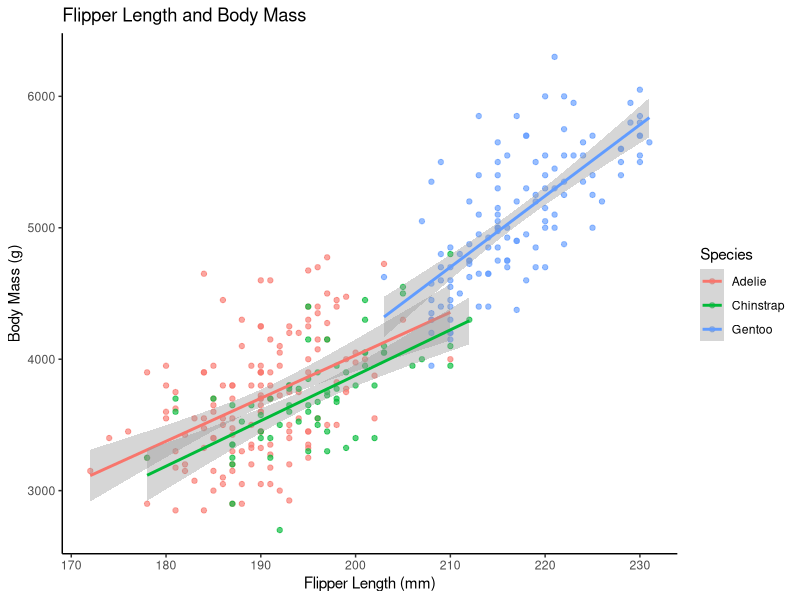
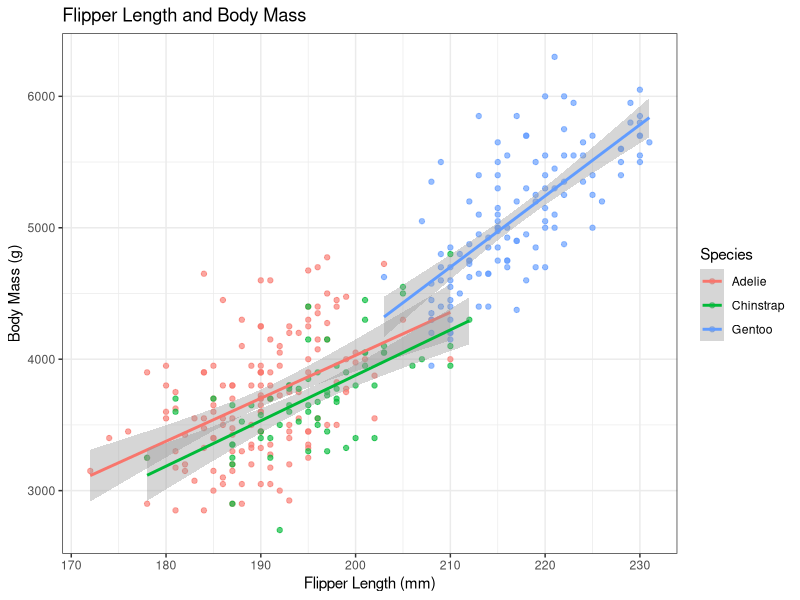
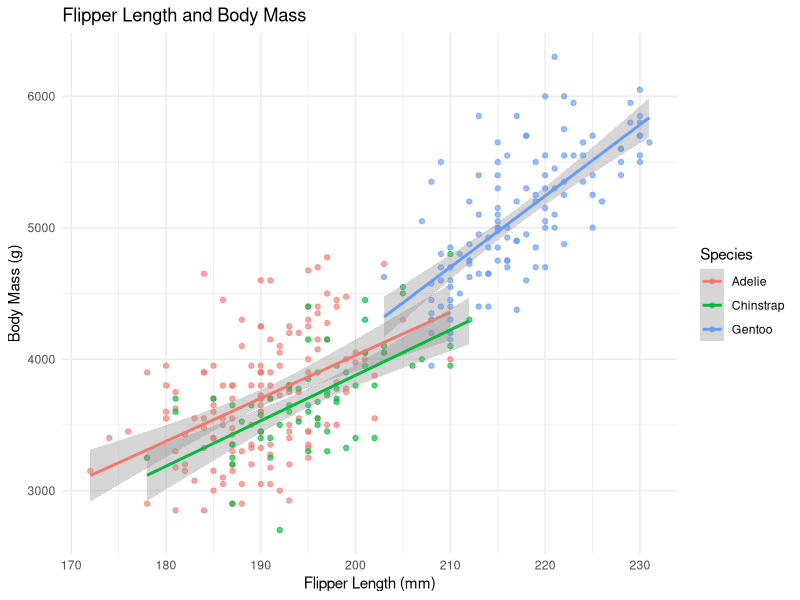
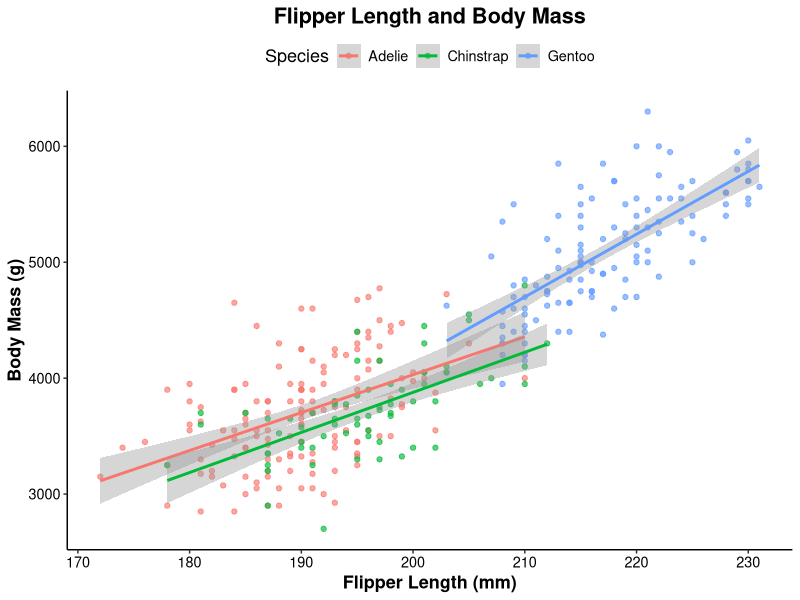
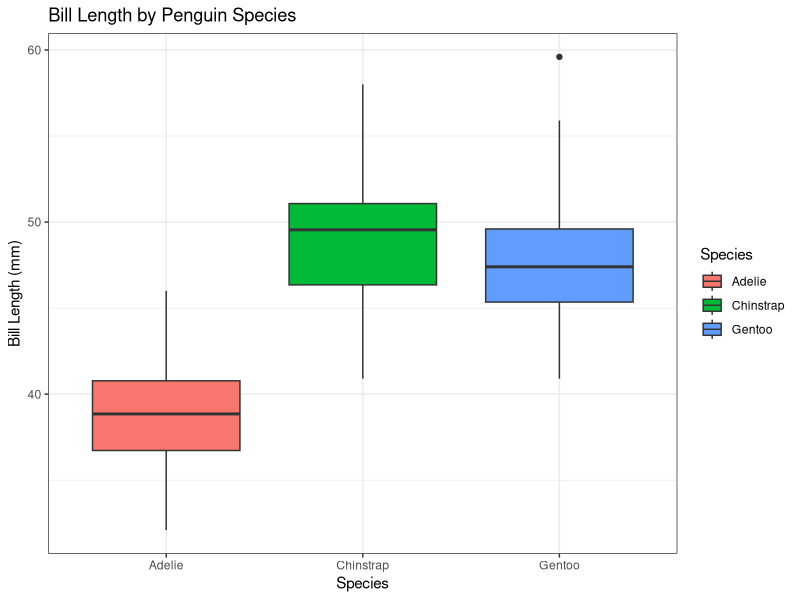
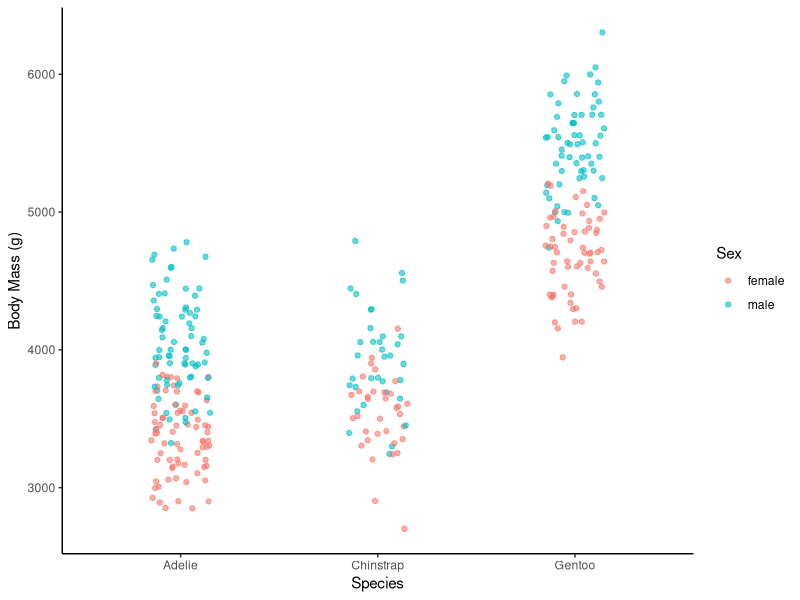
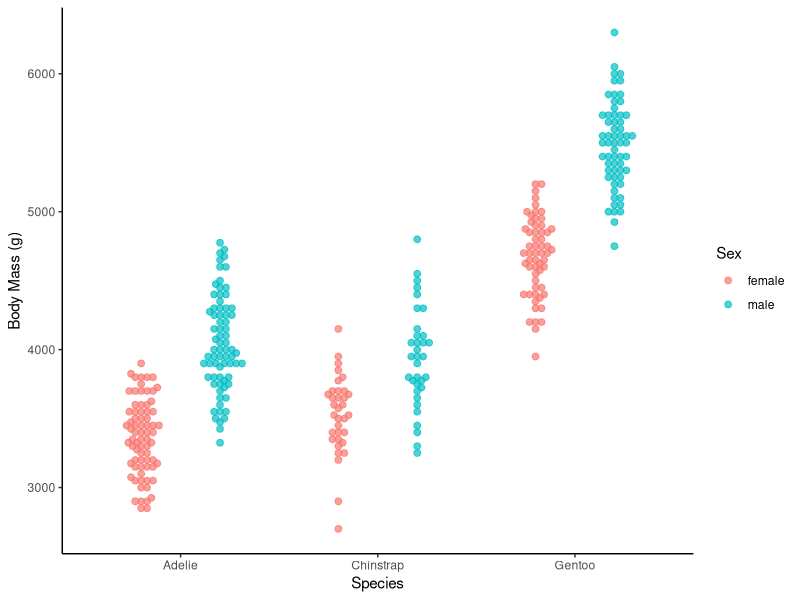
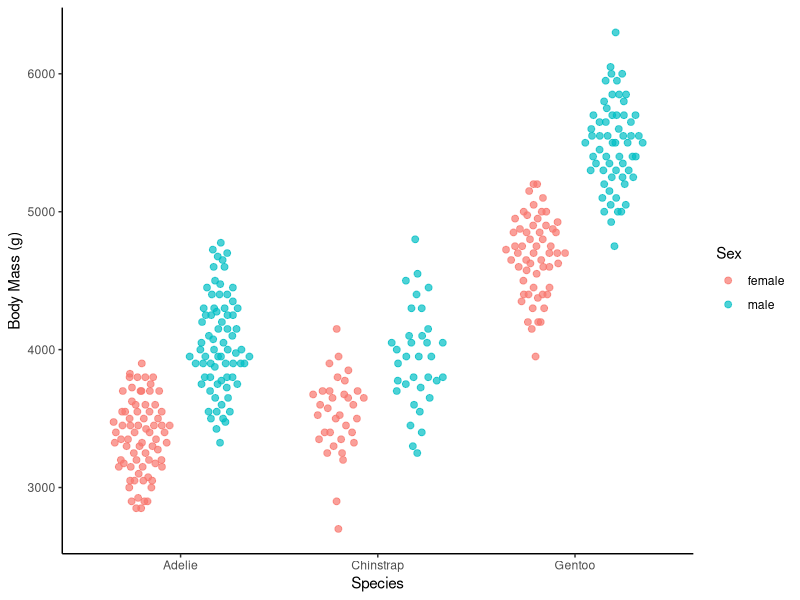

Source code (R) for these figures, in order:
# ============================================================
# ENTO 8030 — Discussion 06
# Advanced ggplot2 Skills
# STUDENT VERSION
# ============================================================

# TEACHING PHILOSOPHY ----------------------------------------------------
#
# Each skill follows the same cycle:
#
# SHOW  — instructor demonstrates the skill and explains where the change
#         occurs in the ggplot code.
#
# DO    — students apply the same idea to a different figure without
#         copying the demonstration.
#
# TEACH — students explain what they changed, where they changed it,
#         and why the change affects interpretation or presentation.
#
# The goal is not to memorize ggplot syntax. The goal is to learn how to
# diagnose a figure, identify the component that needs to change, and
# explain the code used to make that change.

# LEARNING GOALS ---------------------------------------------------------
# By the end of this discussion, you should be able to:
# 1. Identify whether a figure change belongs in a geom, scale, labs,
#    theme, facet, or patchwork function.
# 2. Apply built-in themes and customize individual theme elements.
# 3. Reduce overplotting and display distributions more effectively.
# 4. Apply accessible color palettes.
# 5. Use facets and multi-panel layouts deliberately.
# 6. Explain HOW you modified a figure and WHY you made that choice.

# PACKAGES ---------------------------------------------------------------

# Install once if needed:
# install.packages(c(
#   "tidyverse", "here", "palmerpenguins", "ggbeeswarm",
#   "RColorBrewer", "viridis", "patchwork"
# ))

library(tidyverse)
library(here)
library(palmerpenguins)
library(ggbeeswarm)
library(RColorBrewer)
library(viridis)
library(patchwork)

penguins <- palmerpenguins::penguins %>%
  drop_na(flipper_length_mm, body_mass_g, bill_length_mm,
          bill_depth_mm, species, sex)

# A useful mental map:
#
# geom_*()   = HOW the data are drawn
# scale_*()  = HOW data values map to color/fill/etc.
# labs()     = WHAT labels and titles say
# theme()    = HOW non-data elements look
# facet_*()  = HOW data are separated into panels
# patchwork  = HOW complete ggplots are arranged together


# ============================================================
# 1. THEMES AND TARGETED FORMATTING
# ============================================================

# ---------------------------- SHOW ---------------------------
# Start with a complete figure, then change only the elements
# needed for the communication goal.

show_theme <- ggplot(
  penguins,
  aes(x = flipper_length_mm, y = body_mass_g, color = species)
) +
  geom_point(alpha = 0.65) +
  geom_smooth(method = "lm", se = TRUE) +
  theme_classic() +
  labs(
    title = "Flipper Length and Body Mass",
    x = "Flipper Length (mm)",
    y = "Body Mass (g)",
    color = "Species"
  )

show_theme

# Built-in themes change many non-data elements at once.
show_theme + theme_bw()
show_theme + theme_minimal()

# Individual elements are modified inside theme().
show_theme_formatted <- show_theme +
  theme(
    text = element_text(size = 13),
    axis.title = element_text(face = "bold"),
    axis.text = element_text(color = "black"),
    plot.title = element_text(hjust = 0.5, face = "bold"),
    legend.position = "top"
  )

show_theme_formatted

# Notice:
# - Nothing about the observations changed.
# - theme() changed non-data elements.
# - labs() would be used if we wanted to change the WORDING of a label.


# ----------------------------- DO ----------------------------
# Apply the same ideas to a DIFFERENT figure.

do_theme <- ggplot(
  penguins,
  aes(x = species, y = bill_length_mm, fill = species)
) +
  geom_boxplot() +
  theme_bw() +
  labs(
    title = "Bill Length by Penguin Species",
    x = "Species",
    y = "Bill Length (mm)",
    fill = "Species"
  )

do_theme

# MODIFY do_theme so that:
# 1. The title is centered and bold.
# 2. Axis titles are bold.
# 3. Axis text is black.
# 4. The redundant legend is removed.
# 5. Minor grid lines are removed.
# 6. Overall text size is increased.
#
# Do not rebuild the plot from scratch.

# YOUR CODE:


# --------------------------- TEACH ---------------------------
# Explain your changes to a partner WITHOUT simply reading your code.
#
# 1. Which function contained most of your modifications?
#
# 2. Why did removing the legend make sense for this figure?
#
# 3. What is the difference between changing text with labs() and
#    changing text appearance with theme()?
#
# 4. Point to one line of your code and explain:
#       "This line changes ______ by ______."


# ============================================================
# 2. REDUCING OVERPLOTTING
# ============================================================

# ---------------------------- SHOW ---------------------------
# Ordinary points can overlap when observations share the same x value.

show_points <- ggplot(
  penguins,
  aes(x = species, y = body_mass_g, color = sex)
) +
  geom_jitter(width = 0.15, alpha = 0.6) +
  theme_classic() +
  labs(
    x = "Species",
    y = "Body Mass (g)",
    color = "Sex"
  )

show_points

# ggbeeswarm provides alternatives that deliberately arrange points
# so that individual observations are easier to see.

show_beeswarm <- ggplot(
  penguins,
  aes(x = species, y = body_mass_g, color = sex)
) +
  geom_beeswarm(
    size = 2,
    alpha = 0.7,
    dodge.width = 0.8
  ) +
  theme_classic() +
  labs(
    x = "Species",
    y = "Body Mass (g)",
    color = "Sex"
  )

show_beeswarm

show_quasirandom <- ggplot(
  penguins,
  aes(x = species, y = body_mass_g, color = sex)
) +
  geom_quasirandom(
    size = 2,
    alpha = 0.7,
    dodge.width = 0.8
  ) +
  theme_classic() +
  labs(
    x = "Species",
    y = "Body Mass (g)",
    color = "Sex"
  )

show_quasirandom

# size controls point size.
# alpha controls transparency.
# dodge.width separates groups mapped to color within each x category.


# ----------------------------- DO ----------------------------
# Use BILL DEPTH rather than body mass for a new example.

do_overlap <- ggplot(
  penguins,
  aes(x = species, y = bill_depth_mm, color = sex)
) +
  geom_point() +
  theme_classic() +
  labs(
    x = "Species",
    y = "Bill Depth (mm)",
    color = "Sex"
  )

do_overlap

# MODIFY do_overlap so that:
# 1. Individual observations are easier to distinguish.
# 2. Sexes remain separated within species.
# 3. Points are partially transparent.
# 4. The legend is moved to the top.
# 5. The legend title becomes "Penguin sex".
#
# Choose geom_beeswarm() OR geom_quasirandom().

# YOUR CODE:


# --------------------------- TEACH ---------------------------
# Explain:
#
# 1. Which geom did you choose, and why?
#
# 2. What did alpha change?
#
# 3. What did dodge.width change?
#
# 4. Did you change the DATA, or only how the observations are displayed?
#
# 5. When might an ordinary geom_point() be preferable?


# ============================================================
# 3. SHOWING DISTRIBUTION SHAPE
# ============================================================

# ---------------------------- SHOW ---------------------------

show_boxplot <- ggplot(
  penguins,
  aes(x = species, y = body_mass_g, fill = species)
) +
  geom_boxplot() +
  theme_classic() +
  theme(legend.position = "none") +
  labs(
    x = "Species",
    y = "Body Mass (g)"
  )

show_boxplot

show_violin <- ggplot(
  penguins,
  aes(x = species, y = body_mass_g, fill = species)
) +
  geom_violin(alpha = 0.65) +
  theme_classic() +
  theme(legend.position = "none") +
  labs(
    x = "Species",
    y = "Body Mass (g)"
  )

show_violin

# Boxplot:
# - makes median and quartiles explicit.
#
# Violin:
# - emphasizes the shape/density of the observed distribution.
#
# Neither is universally "better"; the geom should match the information
# you want readers to see.


# ----------------------------- DO ----------------------------

do_distribution <- ggplot(
  penguins,
  aes(x = species, y = flipper_length_mm, fill = sex)
)

# Create a violin plot from do_distribution.
#
# Requirements:
# 1. Fill should represent sex.
# 2. Use partial transparency.
# 3. Use theme_classic().
# 4. Add informative axis labels.
# 5. Put the legend on the right.

# YOUR CODE:


# --------------------------- TEACH ---------------------------
# Explain to a partner:
#
# 1. What information does the WIDTH of a violin communicate?
#
# 2. What would be easier to identify from a boxplot?
#
# 3. What would be easier to identify from the violin plot?
#
# 4. If you were writing a manuscript, how would you justify your choice?


# ============================================================
# 4. ACCESSIBLE COLOR PALETTES
# ============================================================

# ---------------------------- SHOW ---------------------------

show_color <- ggplot(
  penguins,
  aes(x = flipper_length_mm, y = body_mass_g, color = species)
) +
  geom_point(alpha = 0.7, size = 2) +
  theme_classic() +
  labs(
    x = "Flipper Length (mm)",
    y = "Body Mass (g)",
    color = "Species"
  )

show_color

# Brewer palette:
show_color +
  scale_color_brewer(palette = "Set1")

# Viridis discrete palette:
show_color +
  scale_color_viridis_d(option = "H")

# Manual accessible palette:
accessible_colors <- c(
  "Adelie" = "#E69F00",
  "Chinstrap" = "#56B4E9",
  "Gentoo" = "#009E73"
)

show_color +
  scale_color_manual(values = accessible_colors)

# Key idea:
# scale_color_*() changes how the levels of the DATA are mapped to colors.
# theme() would not be the correct place to change a data-based color scale.


# ----------------------------- DO ----------------------------

do_color <- ggplot(
  penguins,
  aes(x = bill_length_mm, y = bill_depth_mm, color = species)
) +
  geom_point() +
  theme_classic() +
  labs(
    x = "Bill Length (mm)",
    y = "Bill Depth (mm)",
    color = "Species"
  )

do_color

# MODIFY do_color:
# 1. Apply a discrete viridis palette.
# 2. Make points slightly larger.
# 3. Make points partially transparent.
# 4. Move the legend to the bottom.
#
# Then create a SECOND version using accessible_colors instead.

# YOUR CODE:


# --------------------------- TEACH ---------------------------
# Explain:
#
# 1. Why was scale_color_*() used instead of theme()?
#
# 2. Why did we use a DISCRETE viridis scale?
#
# 3. What does alpha control?
#
# 4. Which palette would you choose for this figure and why?
#
# Avoid the answer "because it looks better." Be specific.


# ============================================================
# 5. FACETING
# ============================================================

# ---------------------------- SHOW ---------------------------

show_facet <- ggplot(
  penguins,
  aes(x = flipper_length_mm, y = body_mass_g, color = species)
) +
  geom_point(alpha = 0.65) +
  geom_smooth(method = "lm", se = TRUE) +
  facet_wrap(~ species) +
  scale_color_manual(values = accessible_colors) +
  theme_classic() +
  theme(legend.position = "none") +
  labs(
    x = "Flipper Length (mm)",
    y = "Body Mass (g)"
  )

show_facet

# Format the facet strips and panel spacing.
show_facet_formatted <- show_facet +
  theme(
    strip.text = element_text(face = "bold"),
    strip.background = element_rect(fill = "lightgray"),
    panel.spacing = unit(1, "lines")
  )

show_facet_formatted

# Compare fixed and free scales.
show_facet
show_facet + facet_wrap(~ species, scales = "free")

# Free scales can reveal within-panel patterns but make direct comparisons
# of absolute magnitudes among panels more difficult.


# ----------------------------- DO ----------------------------

do_facet <- ggplot(
  penguins,
  aes(x = bill_length_mm, y = bill_depth_mm, color = sex)
) +
  geom_point(alpha = 0.65) +
  theme_classic() +
  labs(
    x = "Bill Length (mm)",
    y = "Bill Depth (mm)",
    color = "Sex"
  )

do_facet

# MODIFY do_facet:
# 1. Create one panel per species.
# 2. Keep the SAME x and y scales among panels.
# 3. Make facet labels bold.
# 4. Add spacing between panels.
# 5. Move the sex legend to the top.

# YOUR CODE:


# --------------------------- TEACH ---------------------------
# Explain:
#
# 1. What variable determines the panels?
#
# 2. Why did you keep common scales?
#
# 3. What comparison becomes easier after faceting?
#
# 4. What information may become harder to see after splitting the data
#    into panels?


# ============================================================
# 6. COMBINING FIGURES WITH PATCHWORK
# ============================================================

# ---------------------------- SHOW ---------------------------
# First, create two COMPLETE plots that use the SAME variable mapped
# to the SAME aesthetic: color = species.

show_panel_a <- ggplot(
  penguins,
  aes(x = flipper_length_mm, y = body_mass_g, color = species)
) +
  geom_point(alpha = 0.65) +
  scale_color_manual(values = accessible_colors) +
  theme_classic() +
  labs(
    x = "Flipper Length (mm)",
    y = "Body Mass (g)",
    color = "Species"
  )

show_panel_b <- ggplot(
  penguins,
  aes(x = bill_length_mm, y = bill_depth_mm, color = species)
) +
  geom_point(alpha = 0.65) +
  scale_color_manual(values = accessible_colors) +
  theme_classic() +
  labs(
    x = "Bill Length (mm)",
    y = "Bill Depth (mm)",
    color = "Species"
  )

# Combine them WITHOUT collecting guides.
show_panel_a + show_panel_b

# Both panels map species to COLOR using the same scale, so each plot
# initially produces the same Species color legend.

# Now tell patchwork to collect compatible guides.
show_combined <- (
  show_panel_a + show_panel_b +
    plot_layout(guides = "collect") +
    plot_annotation(
      title = "Penguin Body Morphology",
      tag_levels = "A"
    )
) &
  theme(legend.position = "bottom")

show_combined

# What did guides = "collect" do?
#
# It identified the compatible/redundant Species color guides from the
# two plots and displayed one shared guide for the combined figure.
#
# IMPORTANT:
# guides = "collect" does NOT mean "force every legend into one legend."
# The guides need to be compatible. For example, a fill guide from one
# plot and a color guide from another are different guides and may remain
# separate even when they represent the same variable.

# patchwork combines COMPLETE ggplot objects.
# plot_layout() controls arrangement and guide collection.
# plot_annotation() controls figure-level titles and panel tags.
# The & operator can apply a theme change across the combined figure.


# ----------------------------- DO ----------------------------
# Now apply the same idea to two different bill-morphology figures.
#
# In BOTH plots, species is mapped to COLOR so the resulting guides
# are compatible and can be collected.

do_panel_a <- ggplot(
  penguins,
  aes(x = species, y = bill_length_mm, color = species)
) +
  geom_boxplot() +
  scale_color_manual(values = accessible_colors) +
  theme_classic() +
  labs(
    x = "Species",
    y = "Bill Length (mm)",
    color = "Species"
  )

do_panel_b <- ggplot(
  penguins,
  aes(x = bill_length_mm, y = bill_depth_mm, color = species)
) +
  geom_point(alpha = 0.65) +
  scale_color_manual(values = accessible_colors) +
  theme_classic() +
  labs(
    x = "Bill Length (mm)",
    y = "Bill Depth (mm)",
    color = "Species"
  )

# FIRST:
# Combine do_panel_a and do_panel_b WITHOUT guides = "collect".
# Confirm that each panel produces its own Species legend.

# YOUR CODE:


# SECOND:
# Modify the combined figure so that:
# 1. The plots remain side-by-side.
# 2. Compatible Species guides are collected into one shared legend.
# 3. The shared legend appears at the bottom.
# 4. Panel tags A and B are added.
# 5. The title is "Penguin Bill Morphology".

# YOUR CODE:


# --------------------- WHY GUIDES MAY NOT COLLECT ----------------------
# Compare the example above with this alternative Panel A:

do_panel_a_fill <- ggplot(
  penguins,
  aes(x = species, y = bill_length_mm, fill = species)
) +
  geom_boxplot() +
  scale_fill_manual(values = accessible_colors) +
  theme_classic() +
  labs(
    x = "Species",
    y = "Bill Length (mm)",
    fill = "Species"
  )

# Here Panel A maps species to FILL, while do_panel_b maps species to COLOR.
# Try collecting the guides:

do_panel_fill_color <- (
  do_panel_a_fill + do_panel_b +
    plot_layout(guides = "collect") +
    plot_annotation(
      title = "Penguin Bill Morphology",
      tag_levels = "A"
    )
) &
  theme(legend.position = "bottom")

do_panel_fill_color

# The two guides are not redundant copies:
#
# Panel A: species -> fill
# Panel B: species -> color
#
# Therefore, guides = "collect" does not automatically turn them into
# one common legend.
#
# In this particular figure, the fill legend in Panel A is also redundant
# because species is already labeled on the x-axis. A cleaner alternative
# is to remove that legend and retain the useful color legend from Panel B.

do_panel_a_fill_clean <- do_panel_a_fill +
  theme(legend.position = "none")

do_panel_clean <- (
  do_panel_a_fill_clean + do_panel_b +
    plot_annotation(
      title = "Penguin Bill Morphology",
      tag_levels = "A"
    )
) &
  theme(legend.position = "bottom")

do_panel_clean


# --------------------------- TEACH ---------------------------
# Explain:
#
# 1. Which code controls the individual plots?
#
# 2. Which code controls the combined figure?
#
# 3. What does guides = "collect" accomplish?
#
# 4. Why could patchwork collect the guides when BOTH plots mapped
#    species to color?
#
# 5. Why did the fill + color example still produce two guides?
#
# 6. Why might removing a redundant legend be preferable to trying
#    to force every guide into a single legend?
#
# 7. Why should two panels be combined only when they contribute
#    complementary information?


# ============================================================
# 7. APPLY THE WORKFLOW: MOTH-FLUSH DATA
# ============================================================

moth_flush <- read.csv(
  here("data", "moth_flush_data.csv")
)

glimpse(moth_flush)

# ---------------------------- SHOW ---------------------------
# We will combine several skills in one example.

show_moth <- ggplot(
  moth_flush,
  aes(x = Treatment, y = Moth_Flush, fill = Treatment)
) +
  geom_boxplot(
    outlier.shape = NA,
    alpha = 0.65
  ) +
  geom_quasirandom(
    aes(color = Treatment),
    width = 0.18,
    alpha = 0.50,
    size = 1.8,
    show.legend = FALSE
  ) +
  scale_fill_viridis_d(option = "D") +
  scale_color_viridis_d(option = "D") +
  theme_classic(base_size = 13) +
  theme(
    legend.position = "none",
    axis.title.y = element_text(face = "bold")
  ) +
  labs(
    x = "Treatment",
    y = "Moth Flush"
  )

show_moth

# What happened?
#
# geom_boxplot()       -> summarized the distribution.
# geom_quasirandom()   -> showed the individual observations.
# scale_*_viridis_d()  -> mapped treatment levels to accessible colors.
# theme()              -> changed non-data formatting.
# labs()               -> supplied readable labels.
#
# outlier.shape = NA prevents boxplot outlier points from being drawn
# separately when every raw observation is already displayed.


# ----------------------------- DO ----------------------------
# Create a NEW figure showing Moth_Flush among Crop groups.

do_moth <- ggplot(
  moth_flush,
  aes(x = Crop, y = Moth_Flush, fill = Crop)
)

# Complete the figure so that:
# 1. A boxplot summarizes each crop.
# 2. Raw observations are visible without severe overlap.
# 3. The colors are accessible.
# 4. The redundant crop legend is removed.
# 5. The theme and text are appropriate for a manuscript figure.
# 6. The axes have informative labels.

# YOUR CODE:


# --------------------------- TEACH ---------------------------
# Without looking at the SHOW code, explain your figure from the outside in:
#
# 1. What scientific comparison does the figure make?
#
# 2. Which geom displays the summary?
#
# 3. Which geom displays individual observations?
#
# 4. Where did you control the colors?
#
# 5. Where did you control the legend?
#
# 6. Where did you control the wording of the axes?
#
# 7. Identify one formatting choice you made for CLARITY rather than
#    because it was required by the code.


# ============================================================
# 8. FINAL CHALLENGE — DO + TEACH
# ============================================================

# Build a publication-style figure using the moth-flush data.
#
# Your figure must communicate at least TWO distinct biological patterns.
# Examples:
# - treatment differences;
# - crop differences;
# - association with temperature;
# - seasonal pattern across Sampling_Day;
# - variation among blocks.
#
# Requirements:
# 1. Include at least two panels.
# 2. Use a consistent theme.
# 3. Use accessible colors.
# 4. Show raw observations where appropriate.
# 5. Remove redundant legends.
# 6. Use informative labels.
# 7. Add panel tags.
# 8. Add one overall figure title.
#
# There is NOT one correct figure.

# YOUR CODE:


# --------------------------- TEACH ---------------------------
# Present your figure to another student/group.
#
# Do NOT begin by reading your code.
#
# First explain:
# 1. What biological question does the figure communicate?
# 2. What should the reader notice first?
#
# Then explain the code:
# 3. Which geoms did you choose and why?
# 4. Which scale functions did you use and why?
# 5. Which theme changes did you make?
# 6. How did you organize the panels?
# 7. What did you intentionally remove?
#
# Finally:
# 8. Name ONE change your partner suggests.
# 9. Decide whether you would adopt that change and explain why.


# ============================================================
# TAKE-HOME: DIAGNOSE BEFORE YOU FORMAT
# ============================================================

# When you want to modify a ggplot, first ask:
#
# "WHAT am I trying to change?"
#
# Data representation?       -> geom_*()
# Color/fill mapping?        -> scale_*()
# Wording?                   -> labs()
# Non-data appearance?       -> theme()
# Separate panels?           -> facet_*()
# Multiple complete plots?   -> patchwork
#
# Then ask:
#
# "WHY am I making this change?"
#
# ACCURATE   — does the figure represent the data appropriately?
# ACCESSIBLE — can readers distinguish the important information?
# CLEAR      — does the formatting support the scientific message?
#
# You should be able to explain both the HOW and the WHY.
